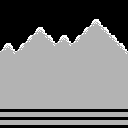

Below is a game level as drawn by its tile map, then a one-line description and the .tmx file that defines it, in full:
An orthogonal 16x16 tile map with 8x8 px tiles, 1 tile layer (Tile Layer 1).

<map version="1.0" orientation="orthogonal" width="16" height="16" tilewidth="8" tileheight="8">
 <tileset firstgid="1" name="mountain" tilewidth="8" tileheight="8">
  <image source="mountain.png" trans="ff00ff" width="16" height="24" />
 </tileset>
 <layer name="Tile Layer 1" width="16" height="16">
  <data encoding="csv">
0,0,0,0,0,0,0,0,0,0,0,0,0,0,0,0,
0,0,0,0,0,0,0,0,0,0,0,0,0,0,0,0,
0,0,0,0,0,0,0,0,0,0,0,1,2,0,0,0,
0,0,0,0,1,2,0,0,0,0,1,3,4,2,0,0,
0,0,0,1,3,4,2,1,2,1,3,5,5,4,2,0,
1,2,1,3,5,5,4,3,4,3,5,5,5,5,4,2,
3,4,3,5,5,5,5,5,5,5,5,5,5,5,5,4,
5,5,5,5,5,5,5,5,5,5,5,5,5,5,5,5,
5,5,5,5,5,5,5,5,5,5,5,5,5,5,5,5,
5,5,5,5,5,5,5,5,5,5,5,5,5,5,5,5,
5,5,5,5,5,5,5,5,5,5,5,5,5,5,5,5,
5,5,5,5,5,5,5,5,5,5,5,5,5,5,5,5,
5,5,5,5,5,5,5,5,5,5,5,5,5,5,5,5,
6,6,6,6,6,6,6,6,6,6,6,6,6,6,6,6,
6,6,6,6,6,6,6,6,6,6,6,6,6,6,6,6,
6,6,6,6,6,6,6,6,6,6,6,6,6,6,6,6
</data>
 </layer>
</map>
